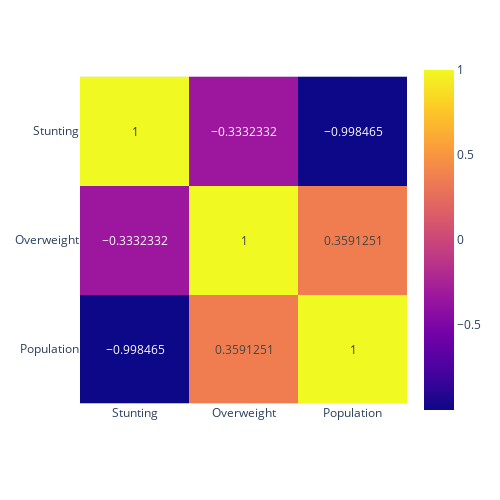

Notebook cell for this chart:
### Code cell
fig = px.imshow(corrDF3, text_auto=True)
fig.update_layout(width=500, height=500)
fig.show()

### Figure 1 — Plotly figure (JSON) as saved in the notebook; plotly's stock layout.template omitted (floating-point values rounded to 4 significant figures)
{"data": [{"coloraxis": "coloraxis", "hovertemplate": "x: %{x}<br>y: %{y}<br>color: %{z}<extra></extra>", "name": "0", "texttemplate": "%{z}", "type": "heatmap", "x": ["Stunting", "Overweight", "Population"], "xaxis": "x", "y": ["Stunting", "Overweight", "Population"], "yaxis": "y", "z": [[1, -0.3332, -0.9985], [-0.3332, 1, 0.3591], [-0.9985, 0.3591, 1]]}], "layout": {"coloraxis": {"colorscale": [[0, "#0d0887"], [0.1111, "#46039f"], [0.2222, "#7201a8"], [0.3333, "#9c179e"], [0.4444, "#bd3786"], [0.5556, "#d8576b"], [0.6667, "#ed7953"], [0.7778, "#fb9f3a"], [0.8889, "#fdca26"], [1, "#f0f921"]]}, "height": 500, "margin": {"t": 60}, "width": 500, "xaxis": {"anchor": "y", "constrain": "domain", "domain": [0, 1], "scaleanchor": "y"}, "yaxis": {"anchor": "x", "autorange": "reversed", "constrain": "domain", "domain": [0, 1]}}}
